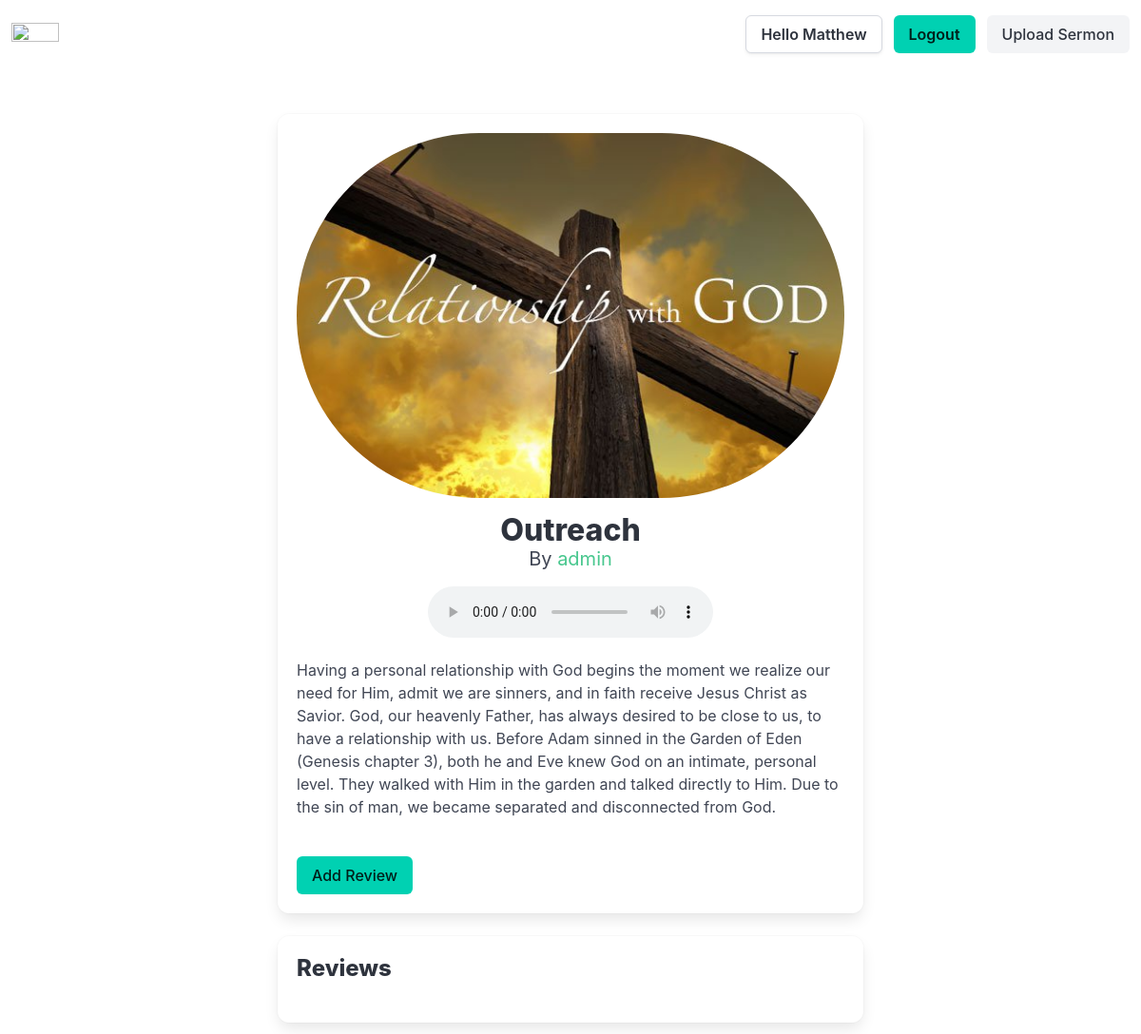
/sermon/outreach/ (signed in), run on the app's committed database.
### sermon/models.py (models this page shows, shortened)
class Sermon(models.Model):
  title = models.CharField(max_length=500,verbose_name='Title')
  slug = models.SlugField(verbose_name='Slug',unique=True,editable=False)
  description = models.TextField(verbose_name='Description')
  author = models.ForeignKey(User,on_delete=models.CASCADE,verbose_name='Author')
  file = models.FileField(verbose_name='Sermon File',upload_to='sermon_uploads',validators=[FileExtensionValidator(allowed_extensions=ALLOWED_EXTENSIONS)])
  thumbnail = models.ImageField(verbose_name='Sermon Thumbnail',upload_to='sermon_thumbnails')

### sermon/views.py (the view)
# urls.py: path('sermon/<slug:slug>/',views.sermon_detail,name='sermon-detail'),
@login_required
def sermon_detail(request,slug):
  sermon = get_object_or_404(Sermon,slug=slug)
  reviews = Review.objects.filter(sermon=sermon)
  return render(request,'sermon/sermon_detail.html',{'sermon':sermon,'reviews':reviews})

### sermon/templates/sermon/sermon_detail.html (shortened to what this page needs)
{% extends "base.html" %}
{% block content %}
<div class="container mt-6">
  <div class="columns is-centered">
    <div class="column is-8">
      <div class="box">
        <div class="has-text-centered">
          <figure class="image is-3by2">
            <img src="{{sermon.thumbnail.url}}" alt="{{sermon.title}}" class="is-rounded">
          </figure>
          <h2 class="title is-3 mt-4">{{sermon.title}}</h2>
          <p class="subtitle is-5">By <span class="has-text-success">{{sermon.author}}</span></p>
        </div>
        <div class="has-text-centered mt-4">
          <audio controls class="is-inline-block">
            <source src="{{sermon.file.url}}" type="audio/mpeg">
          </audio>
        </div>
        <p class="content mt-4">{{sermon.description}}</p>
        {% if user.is_authenticated %}
        <a href="{% url 'create-review' sermon.id %}" class="button is-primary mt-4">Add Review</a>
        {% endif %}
      </div>
      <div class="box mt-4">
        <h4 class="title is-4">Reviews</h4>
      </div>
    </div>
  </div>
</div>
{% endblock content %}

### templates/base.html (shortened to what this page needs)
<!DOCTYPE html>
<html lang="en">
  <head>
    <link href="https://cdn.jsdelivr.net/npm/bootstrap@5.3.3/dist/css/bootstrap.min.css" rel="stylesheet">
    <link
      rel="stylesheet"
      href="https://cdn.jsdelivr.net/npm/bulma@1.0.2/css/bulma.min.css"
    >
  </head>
  <body>
    <nav class="navbar" role="navigation" aria-label="main navigation">
      <div class="navbar-brand">
        <a class="navbar-item" href="{% url 'home' %}">
          <img width="50" height="50" src="https://th.bing.com/th/id/R.ad1e918a041057367634bbafa870d919?rik=1kA%2b81EcVI%2bu%2bg&riu=http%3a%2f%2fwww.firstfamily.us%2fmt-content%2fuploads%2f2022%2f04%2fsermonshomepageresize.jpg&ehk=jnRMkefOOkl7gyCvZWVhjecvlBvpe285e7gGlcjBNug%3d&risl=&pid=ImgRaw&r=0" alt="">
        </a>
      </div>
      <div id="navbarBasicExample" class="navbar-menu">
        <div class="navbar-end">
          <div class="navbar-item">
            <div class="buttons">
              {% if user.is_authenticated %}
              <a class="button is-secondary"><strong>Hello {{user.username}}</strong></a>
              <a class="button is-primary" href="{% url 'logout' %}"><strong>Logout</strong></a>
              <a class="button is-light" href="{% url 'upload-sermon' %}">Upload Sermon</a>
              {% else %}
              <a class="button is-light" href="{% url 'login' %}">Login</a>
              <a class="button is-primary" href="{% url 'register' %}">Register</a>
              {% endif %}
            </div>
          </div>
        </div>
      </div>
    </nav>
    {% block content %} {% endblock content %}
  </body>
</html>

### data on the page
Sermon: thumbnail (picture), title "Outreach", author "admin", description "Having a personal relationship with God begins the moment we realize our need for Him, admit we are sinners, and in faith receive Jesus Christ as Savior. God, our heavenly Father, has always desired to be close to us, to have a relationship with us. Before Adam sinned in the Garden of Eden (Genesis chapter 3), both he and Eve knew God on an intimate, personal level. They walked with Him in the garden and talked directly to Him. Due to the sin of man, we became separated and disconnected from God."

### other printed values
{{ user.username }} "Matthew"
